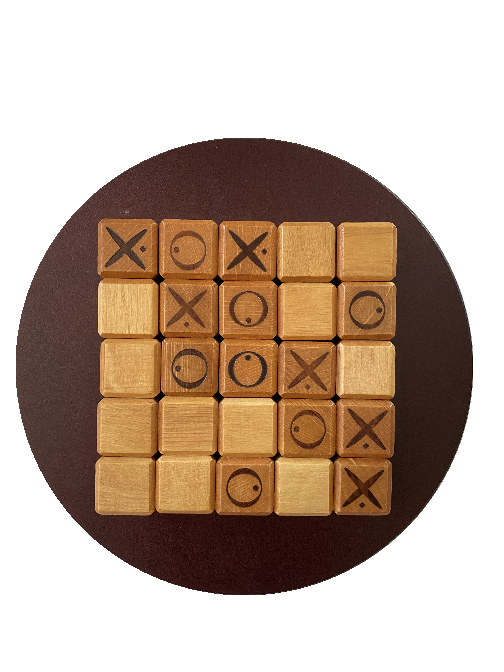
#> input picture Image_processing/daire_croplama_ve_hough_transform/faces_imgs/deneme30.png, 504 x 672 px
$ jupyter execute Findsquaress_2.asama.ipynb
#> lines starting #> are read from the running program, lines starting #| are printed output that depends on the picture; after the words box and inside, x2 and y2 are one past the last pixel; in counts of white or black regions, pixels touching at a corner belong together
[cell 1]
import cv2
import numpy as np
from collections import defaultdict
import sys
import imutils
import matplotlib.pyplot as plt


height = 463
width = 464


# Load image, grayscale, median blur, sharpen image
image = cv2.imread('faces_imgs/deneme30.png')
#> image is the input picture: shape (672, 504, 3); mean B, G, R 155.8, 170.9, 190.7

image = cv2.resize(image, (height,width))
#> image: shape (464, 463, 3)

gray = cv2.cvtColor(image, cv2.COLOR_BGR2GRAY)
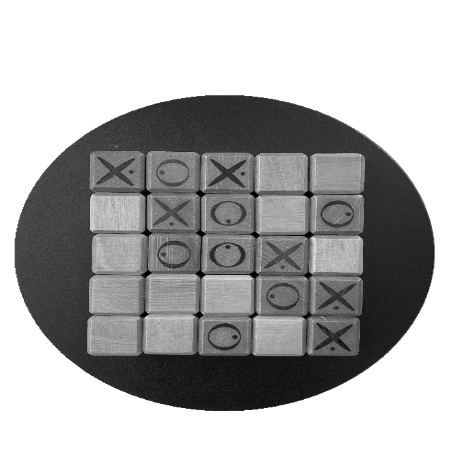
#> gray: shape (464, 463); min 0, max 255, mean 175.1
blur = cv2.medianBlur(gray, 5)


sharpen_kernel = np.array([[-1,-1,-1], [-1,9,-1], [-1,-1,-1]])
sharpen = cv2.filter2D(blur, -1, sharpen_kernel)
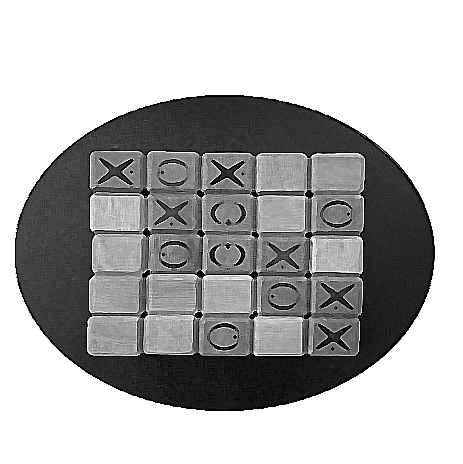
#> sharpen: shape (464, 463); min 0, max 255, mean 175.4


#cv2.imshow('sharpen', sharpen)
plt.figure(figsize=(12,8))
plt.imshow(gray, cmap='gray')
plt.show()

plt.figure(figsize=(12,8))
plt.imshow(sharpen, cmap='gray')
plt.show()

# Threshold and morph close
thresh = cv2.adaptiveThreshold(sharpen,255,cv2.ADAPTIVE_THRESH_MEAN_C,cv2.THRESH_BINARY,31,21)
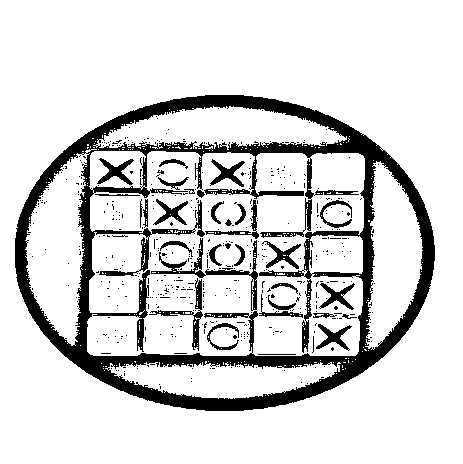
#> thresh: shape (464, 463); 84.2% white; 502 black regions (470 under 20 px), largest, box (x1, y1, x2, y2) and area: (15, 95, 435, 411) 26949, (151, 238, 258, 311) 928, (149, 278, 203, 351) 532
kernel = cv2.getStructuringElement(cv2.MORPH_RECT, (3,3))
close = cv2.morphologyEx(thresh, cv2.MORPH_CLOSE, kernel, iterations=8)
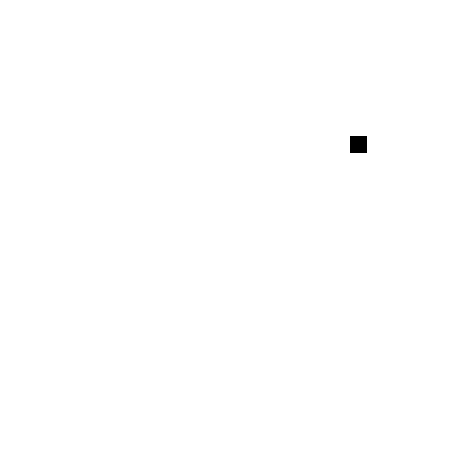
#> close: shape (464, 463); 99.9% white; 1 black region, box (x1, y1, x2, y2) and area: (350, 136, 367, 153) 289

kernel = cv2.getStructuringElement(cv2.MORPH_RECT, (5,5))
opening = cv2.morphologyEx(close, cv2.MORPH_OPEN, kernel, iterations=1)

#kernel = cv2.getStructuringElement(cv2.MORPH_RECT, (5,5))
#opening = cv2.morphologyEx(close, cv2.MORPH_OPEN, kernel, iterations=1)
plt.figure(figsize=(12,8))
plt.imshow(thresh, cmap='gray')
plt.show()

plt.figure(figsize=(12,8))
plt.imshow(close, cmap='gray')
plt.show()

plt.figure(figsize=(12,8))
plt.imshow(opening, cmap='gray')
plt.show()


img = np.copy(opening)


# Blur the image for better edge detection
img_blur = cv2.GaussianBlur(gray, (3, 3), 0)

img_edges = cv2.Canny(image=img_blur, threshold1=100, threshold2=200)  # Canny Edge Detection
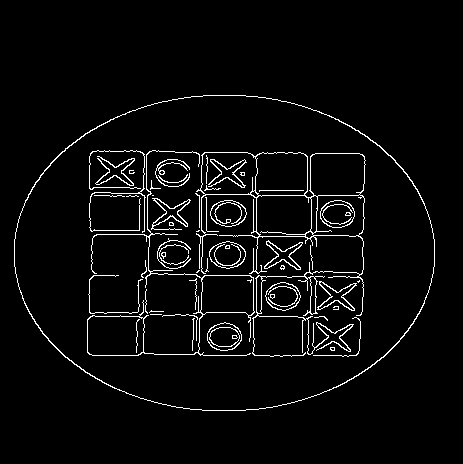
#> img_edges: shape (464, 463); 4% white in thin lines or dots, all inside (x1, y1, x2, y2) = (14, 95, 435, 411)

lines_list = []


# Iterate over points
def drawLines(img, lines, color=(0, 0, 0)):
    for points in lines:
        # Extracted points nested in the list
        x1, y1, x2, y2 = points[0]
        # Draw the lines joing the points
        # On the original image
        cv2.line(img, (x1, y1), (x2, y2), color, 7)
        # Maintain a simples lookup list for points
        lines_list.append([(x1, y1), (x2, y2)])


# Find horizontal and vertical lines
lines = cv2.HoughLinesP(img_edges, 1, np.pi/180, 50, minLineLength=100, maxLineGap=80)
#> lines = 42 rows, first 6: [63, 355, 385, 355], [15, 272, 431, 279], [28, 195, 420, 195], [33, 186, 418, 192], [141, 234, 434, 239], [253, 409, 253, 96]

# Draw lines
for line in lines:
    x1, y1, x2, y2 = line[0]
    if abs(y2-y1) < 10:  # Horizontal line
        cv2.line(img, (x1, y1), (x2, y2), (0, 0, 0), 6)
    elif abs(x2-x1) < 10:  # Vertical line
        cv2.line(img, (x1, y1), (x2, y2), (0, 0, 0), 6)
#> this loop made 42 passes
#> (x1, y1, x2, y2) on passes 1 to 12: (63, 355, 385, 355), (15, 272, 431, 279), (28, 195, 420, 195), (33, 186, 418, 192), (141, 234, 434, 239), (253, 409, 253, 96), (65, 149, 390, 155), (360, 373, 365, 135), (256, 316, 256, 96), (29, 312, 419, 312), (201, 409, 201, 96), (73, 143, 375, 362)
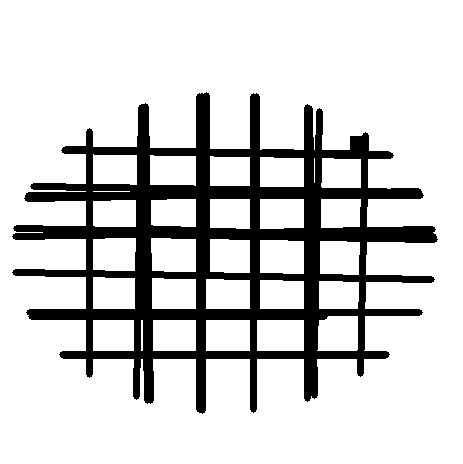
#> img: shape (464, 463); 82.1% white; 1 black region, box (x1, y1, x2, y2) and area: (12, 92, 438, 414) 38410

cv2.imshow("foto", img)


# Draw all Hough lines in red
img_with_all_lines = np.copy(img)
drawLines(img_with_all_lines, lines)
#> the loop in drawLines, `for points in lines:` made 42 passes
#> after the loop in drawLines, `for points in lines:`:
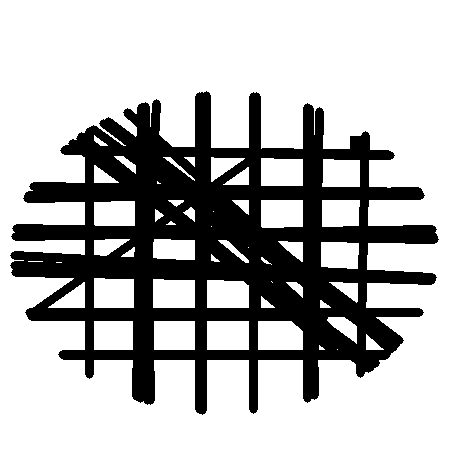
#> img: shape (464, 463); 72.4% white; 1 black region
#> after the loop in drawLines, `for points in lines:`: lines_list = 42 items


# Find contours and filter using threshold area
cnts = cv2.findContours(img, cv2.RETR_CCOMP, cv2.CHAIN_APPROX_SIMPLE)
#> cnts = 30 contours, 2 with area under 20; largest, box (x1, y1, x2, y2) and area: (0, 0, 463, 464) 213906, (11, 91, 439, 415) 72394, (151, 238, 196, 272) 1398, (260, 240, 304, 274) 1381, (257, 320, 304, 351) 1380
#print(cnts)
cnts = cnts[0] if len(cnts) == 2 else cnts[1]

#cnts = cv2.findContours(thresh.copy(), cv2.RETR_TREE, cv2.CHAIN_APPROX_SIMPLE)
#cnts = imutils.grab_contours(cnts)
#cnts = sorted(cnts, key = cv2.contourArea, reverse = True)[:25]

min_area = 800
max_area = 1500
image_number = 0
for c in cnts:
    area = cv2.contourArea(c)
    if area > min_area and area < max_area:
        x,y,w,h = cv2.boundingRect(c)
        ROI = image[y:y+h, x:x+w]
        cv2.imwrite('ROI_{}.png'.format(image_number), ROI)
        cv2.rectangle(image, (x, y), (x + w, y + h), (36,255,12), 2)
        image_number += 1
#> this loop made 30 passes
#> (c, area, x, y, w, h) on passes 1, 2, 3, 5: ([[257, 320], [257, 350], [303, 350], [303, 320]], 1380, 257, 320, 47, 31), ([[206, 320], [206, 350], [249, 350], [249, 320]], 1290, 206, 320, 44, 31), ([[153, 320], [153, 350], [195, 350], [195, 320]], 1260, 153, 320, 43, 31), ([[93, 320], [93, 350], [133, 350], [133, 320]], 1200, 93, 320, 41, 31)
#> (area, x, y, w, h) on passes 6 to 11: (1287, 317, 316, 41, 35), (1031, 319, 281, 40, 28), (1183.5, 260, 280, 44, 29), (1221.5, 206, 279, 44, 30), (1258.5, 152, 278, 44, 31), (1241.5, 93, 277, 42, 32)
#> pass 1, `ROI = image[y:y+h, x:x+w]`:
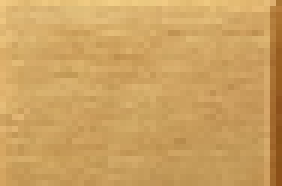
#> ROI: shape (31, 47, 3) (shown 6 times larger); mean B, G, R 96.6, 162, 204.9
#> pass 3, `ROI = image[y:y+h, x:x+w]`:
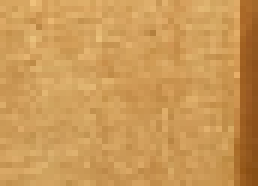
#> ROI: shape (31, 43, 3) (shown 6 times larger); mean B, G, R 86.7, 153.3, 204
#> after the loop:
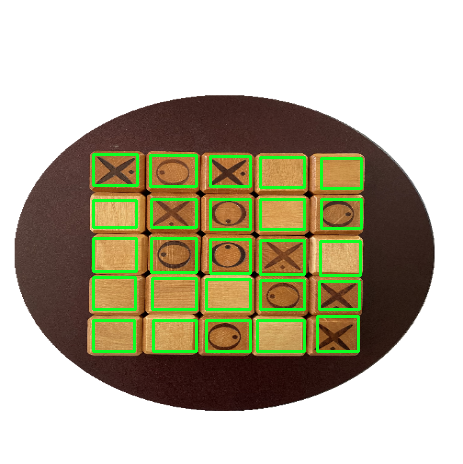
#> image: shape (464, 463, 3); mean B, G, R 154, 177.4, 181.9
#> after the loop, image_number = 25

plt.figure(figsize=(12,8))
plt.imshow(image, cmap='gray')
plt.show()

$ run again, with Image_processing/daire_croplama_ve_hough_transform/faces_imgs/deneme20.png copied over Image_processing/daire_croplama_ve_hough_transform/faces_imgs/deneme30.png
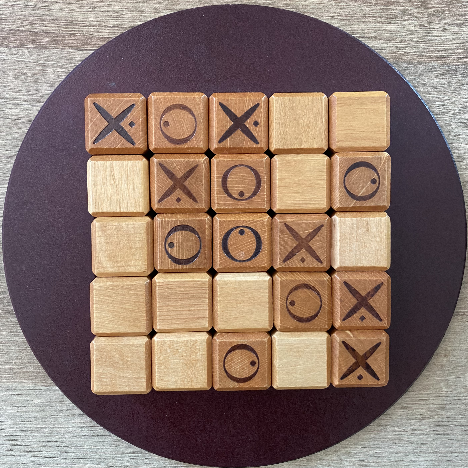
#> input picture Image_processing/daire_croplama_ve_hough_transform/faces_imgs/deneme20.png, 468 x 468 px
#> image is the input picture: shape (468, 468, 3); mean B, G, R 107.4, 118, 139.9
#> `thresh = cv2.adaptiveThreshold(sharpen,255,cv2.ADAPTIVE_THRESH_MEAN_C,..`:
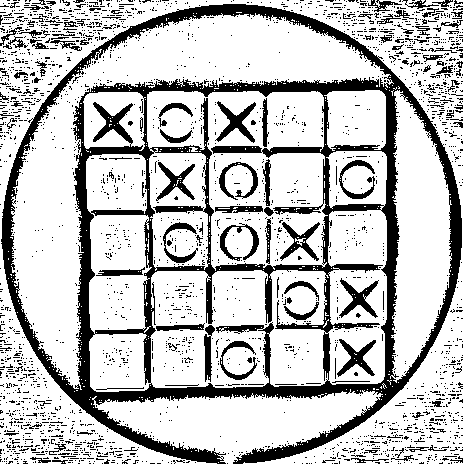
#> thresh: shape (464, 463); 75.6% white; 2716 black regions (2595 under 20 px), largest, box (x1, y1, x2, y2) and area: (1, 4, 462, 464) 34222, (215, 101, 256, 143) 598, (339, 278, 379, 318) 547
#> close: shape (464, 463); every value is 255
#> img_edges: shape (464, 463); 7.1% white in thin lines or dots
#> lines = 98 rows, first 6: [19, 146, 462, 146], [20, 389, 406, 383], [89, 212, 461, 212], [87, 206, 460, 206], [5, 157, 445, 149], [142, 446, 149, 19]
#> the loop `for line in lines:` made 98 passes
#> the loop in drawLines, `for points in lines:` made 98 passes
#> after the loop in drawLines, `for points in lines:`:
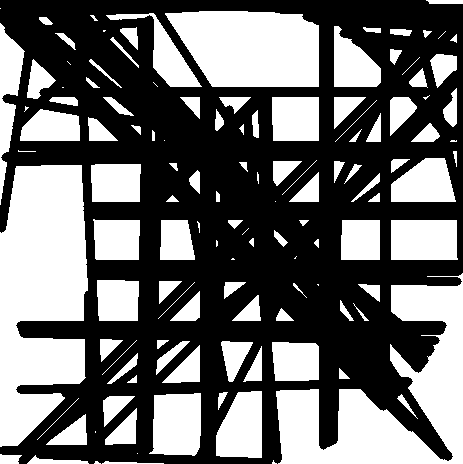
#> img: shape (464, 463); 41.9% white; 123 white regions (24 under 20 px)
#> after the loop in drawLines, `for points in lines:`: lines_list = 98 items
#> cnts = 46 contours, 8 with area under 20; largest, box (x1, y1, x2, y2) and area: (0, 10, 320, 448) 57825, (271, 271, 463, 464) 19426, (389, 48, 458, 143) 5862, (215, 389, 263, 460) 3176, (148, 390, 202, 457) 3116
#> the loop `for c in cnts:` made 46 passes
#> (area, x, y, w, h, image_number) on pass 39: (897.5, 389, 28, 69, 18, 1)
#> after the loop `for c in cnts:`: image_number = 1

$ run again, with Image_processing/daire_croplama_ve_hough_transform/faces_imgs/deneme6.png copied over Image_processing/daire_croplama_ve_hough_transform/faces_imgs/deneme30.png
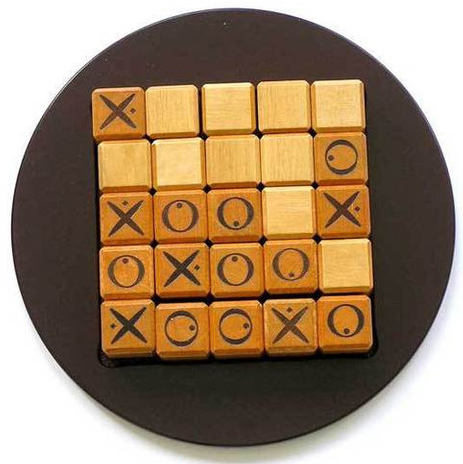
#> input picture Image_processing/daire_croplama_ve_hough_transform/faces_imgs/deneme6.png, 463 x 464 px
#> image is the input picture: shape (464, 463, 3); mean B, G, R 106.5, 133.7, 158.4
#> thresh: shape (464, 463); 80.8% white; 411 black regions (368 under 20 px), largest, box (x1, y1, x2, y2) and area: (82, 68, 384, 369) 18233, (11, 8, 455, 447) 14648, (110, 306, 147, 344) 476
#> close: shape (464, 463); every value is 255
#> img_edges: shape (464, 463); 5.4% white in thin lines or dots
#> lines = 62 rows, first 6: [99, 187, 449, 175], [30, 137, 429, 123], [150, 24, 157, 434], [254, 8, 266, 351], [103, 193, 364, 184], [28, 143, 432, 129]
#> the loop `for line in lines:` made 62 passes
#> the loop in drawLines, `for points in lines:` made 62 passes
#> after the loop in drawLines, `for points in lines:`: lines_list = 62 items
#> cnts = 13 contours; largest, box (x1, y1, x2, y2) and area: (0, 0, 463, 464) 213906, (36, 17, 451, 439) 48790, (157, 192, 249, 235) 3520, (158, 245, 247, 288) 3442, (159, 304, 245, 340) 2755
#> the loop `for c in cnts:` made 13 passes
#> (area, x, y, w, h, image_number) on pass 2: (1278.5, 104, 307, 47, 31, 1)
#> pass 2, `ROI = image[y:y+h, x:x+w]`:
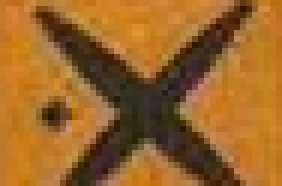
#> ROI: shape (31, 47, 3) (shown 6 times larger); mean B, G, R 41.4, 101.2, 153.7
#> after the loop `for c in cnts:`: image_number = 1
